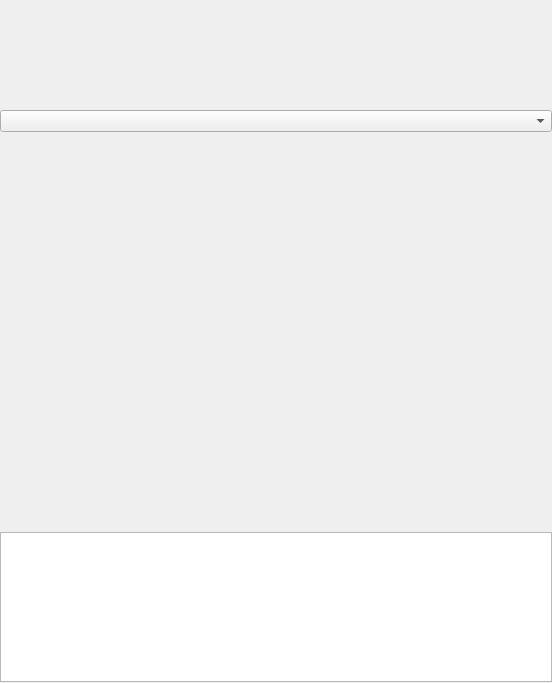
<?xml version="1.0" encoding="UTF-8"?>
<ui version="4.0">
 <class>MainWindow</class>
 <widget class="QMainWindow" name="MainWindow">
  <property name="geometry">
   <rect>
    <x>0</x>
    <y>0</y>
    <width>552</width>
    <height>683</height>
   </rect>
  </property>
  <property name="minimumSize">
   <size>
    <width>552</width>
    <height>683</height>
   </size>
  </property>
  <property name="maximumSize">
   <size>
    <width>552</width>
    <height>683</height>
   </size>
  </property>
  <property name="windowTitle">
   <string>MainWindow</string>
  </property>
  <widget class="QWidget" name="centralwidget">
   <layout class="QGridLayout" name="gridLayout">
    <property name="leftMargin">
     <number>0</number>
    </property>
    <property name="topMargin">
     <number>0</number>
    </property>
    <property name="rightMargin">
     <number>0</number>
    </property>
    <property name="bottomMargin">
     <number>0</number>
    </property>
    <property name="spacing">
     <number>0</number>
    </property>
    <item row="0" column="0">
     <widget class="QWidget" name="widget" native="true">
      <layout class="QGridLayout" name="gridLayout_2">
       <property name="leftMargin">
        <number>0</number>
       </property>
       <property name="topMargin">
        <number>0</number>
       </property>
       <property name="rightMargin">
        <number>0</number>
       </property>
       <property name="bottomMargin">
        <number>0</number>
       </property>
       <property name="spacing">
        <number>0</number>
       </property>
       <item row="1" column="0">
        <widget class="QComboBox" name="comboBox"/>
       </item>
       <item row="0" column="0">
        <widget class="QLabel" name="NBA_Team_Stats_Title">
         <property name="minimumSize">
          <size>
           <width>0</width>
           <height>110</height>
          </size>
         </property>
         <property name="maximumSize">
          <size>
           <width>16777215</width>
           <height>110</height>
          </size>
         </property>
         <property name="text">
          <string/>
         </property>
         <property name="pixmap">
          <pixmap>../../../GitHub-Python/11. NBA Trading Card Desktop Application with API Integration and AWS for Database and Storage/images/NBA Team Logo Title.png</pixmap>
         </property>
         <property name="scaledContents">
          <bool>true</bool>
         </property>
        </widget>
       </item>
       <item row="2" column="0">
        <widget class="QLabel" name="NBA_Logo">
         <property name="minimumSize">
          <size>
           <width>0</width>
           <height>400</height>
          </size>
         </property>
         <property name="maximumSize">
          <size>
           <width>16777215</width>
           <height>400</height>
          </size>
         </property>
         <property name="text">
          <string/>
         </property>
         <property name="scaledContents">
          <bool>true</bool>
         </property>
        </widget>
       </item>
       <item row="3" column="0">
        <widget class="QTextEdit" name="textEdit">
         <property name="minimumSize">
          <size>
           <width>0</width>
           <height>150</height>
          </size>
         </property>
         <property name="maximumSize">
          <size>
           <width>16777215</width>
           <height>150</height>
          </size>
         </property>
         <property name="textInteractionFlags">
          <set>Qt::TextSelectableByKeyboard|Qt::TextSelectableByMouse</set>
         </property>
        </widget>
       </item>
      </layout>
     </widget>
    </item>
   </layout>
  </widget>
 </widget>
 <resources/>
 <connections/>
</ui>
